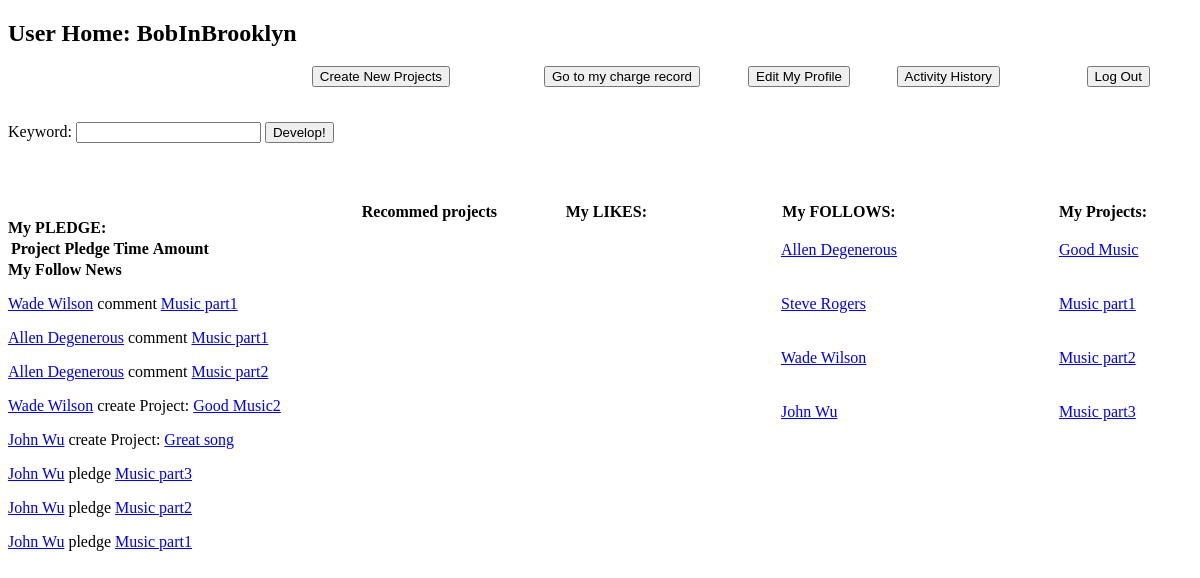
Page /php/home.php (signed in) on the committed database.
### tables this page shows
CREATE TABLE `PROJECT` (
  `projectname` varchar(100) NOT NULL,
  `loginname` varchar(40) NOT NULL,
  `description` varchar(4096) NOT NULL,
  `projectstatus` varchar(20) NOT NULL,	 
  `minfund` decimal(10,2) DEFAULT NULL,
  `maxfund` decimal(10,2) DEFAULT NULL,
  `posttime` DATETIME DEFAULT NULL,
  `endtime` DATETIME DEFAULT NULL,
  `plantime` DATETIME DEFAULT NULL,
  PRIMARY KEY (`projectname`),
  FOREIGN KEY (`loginname`) REFERENCES `USER` (`loginname`)
);

CREATE TABLE `FOLLOW` (
  `fname` varchar(40) NOT NULL,
  `bfname` varchar(40) NOT NULL,
  PRIMARY KEY (`fname`, `bfname`),
  FOREIGN KEY (`fname`) REFERENCES `USER` (`loginname`),
  FOREIGN KEY (`bfname`) REFERENCES `USER` (`loginname`)
);

CREATE TABLE `USER` (
  `loginname` varchar(40) NOT NULL,
  `username` varchar(40) NOT NULL,
  `password` varchar(100) NOT NULL,
  `say` varchar(255) DEFAULT NULL,
  `hometown` varchar(40) DEFAULT NULL,
  `interests` varchar(40) DEFAULT NULL,
  `creditcard` varchar(40) DEFAULT NULL,
  PRIMARY KEY (`loginname`)
);

CREATE TABLE `DISCUSS` (
  `projectname` varchar(100) NOT NULL,
  `loginname` varchar(40) NOT NULL,
  `commenttime` DATETIME NOT NULL,
  `content` varchar(4096) DEFAULT NULL,
  PRIMARY KEY (`projectname`, `loginname`, `commenttime`),
  FOREIGN KEY (`projectname`) REFERENCES `PROJECT` (`projectname`),
  FOREIGN KEY (`loginname`) REFERENCES `USER` (`loginname`)
);

CREATE TABLE `PLEDGE` (
  `loginname` varchar(40) NOT NULL,
  `projectname` varchar(100) NOT NULL,
  `pledgetime` DATETIME NOT NULL,
  `amount` decimal(10,2) DEFAULT NULL,
   
  PRIMARY KEY (`projectname`, `loginname`,`pledgetime`),
  FOREIGN KEY (`projectname`) REFERENCES `PROJECT` (`projectname`),
  FOREIGN KEY (`loginname`) REFERENCES `USER` (`loginname`)
);

### php/home.php (the view, shortened to what this page needs)
<!DOCTYPE html>
<html>
	<body>
	<?php
		echo "<h2>User Home: ".$_SESSION['loginname']."</h2>";
		$mysql_server_name="127.0.0.1:3306";
		$mysql_username="root";
		$mysql_password="root";
		$mysql_database="kickfounder";
		$con = new mysqli($mysql_server_name, $mysql_username, $mysql_password, $mysql_database);
		echo "<p id='newproject'><a href=\"./newproject.php\"><input type=\"button\" value=\"Create New Projects\"></input></a></p>";
		echo "<p id='charge'><a href=\"./charge.php\"><input type=\"button\" value=\"Go to my charge record\"></input></a></p>";
		echo "<p id='edit'><a href=\"./useredit.php\"><input type=\"button\" value=\"Edit My Profile\"></input></a></p>";
		echo "<p id='logout' ><a href=\"./logout.php\"><input type=\"button\" value=\"Log Out\"></input></a></p>";
		echo "<p id='acthistory'><a href=\"./acthistory.php\"><input type=\"button\" value=\"Activity History\"></input></a></p>";
		echo "<form action='browse.php' method='post' id='sertable'>";
		echo "<p>Keyword: <input type='text' name='keyword'>    ";
		echo "<input type='submit' value='Develop!',name='find'></p>";
		echo "</form>";
		$project_sql = "SELECT projectname FROM PROJECT WHERE loginname=\"".$_SESSION['loginname']."\"";
		$project_result = $con->query($project_sql);
		echo "<table id='mypro'><tr> <th>My Projects:</th></tr>";
		if ($project_result->num_rows > 0) {
			while($row = $project_result->fetch_assoc()) {
				echo "<tr><td><p><a href='displayproject.php?projectname=".$row["projectname"]."'>".$row["projectname"]."</a></p></td></tr>";
			}
		}
		echo "</table>";
		echo "<table id='mylike'><tr> <th>My LIKES:</th></tr>";
		echo "</table id='pledge'>";
		echo "<b>My PLEDGE:</b>";
		echo "<table><tr> <th>Project</th><th>Pledge Time</th><th>Amount</th></tr>";
		echo "</table>";
		$follow_sql = "SELECT * FROM FOLLOW, USER WHERE USER.loginname=FOLLOW.bfname AND fname=\"".$_SESSION['loginname']."\"";
		$follow_result = $con->query($follow_sql);
		echo "<table id='myfoll'><tr><th>My FOLLOWS:</th></tr>";
		if ($follow_result->num_rows > 0) {
			while($row = $follow_result->fetch_assoc()) {
				echo "<tr><td><p><a href='userpage.php?uloginname=".$row["bfname"]."'>".$row["username"]."</a></p></td></tr>";
			}
		}
		echo "</table>";
		$act_sql1 = "SELECT *
    FROM DISCUSS, `USER` WHERE USER.loginname=DISCUSS.loginname AND USER.loginname IN (
        SELECT bfname FROM FOLLOW WHERE fname=\"".$_SESSION['loginname']."\") ORDER BY commenttime DESC";
		$act_sql2 = "SELECT *
    FROM PROJECT, `USER` WHERE USER.loginname=PROJECT.loginname AND USER.loginname IN (
        SELECT bfname FROM FOLLOW WHERE fname=\"".$_SESSION['loginname']."\") ORDER BY posttime DESC";
		$act_sql3 = "SELECT *
	FROM PLEDGE, `USER` WHERE USER.loginname=PLEDGE.loginname AND USER.loginname IN (
        SELECT bfname FROM FOLLOW WHERE fname=\"".$_SESSION['loginname']."\") ORDER BY pledgetime DESC";
		$act_result1 = $con->query($act_sql1);
		$act_result2 = $con->query($act_sql2);
		$act_result3 = $con->query($act_sql3);
		echo "<b>My Follow News</b>";
		if ($act_result1->num_rows > 0) {
			$count=0;
			while($row = $act_result1->fetch_assoc()) {
				$count=$count + 1;
				if ($count > 3) {break;}
				echo "<p><a href='userpage.php?uloginname=".$row["loginname"]."'>".$row["username"]."</a> comment <a href='displayproject.php?projectname=".$row["projectname"]."'>".$row["projectname"]."</a></p>";
			}
		}
		if ($act_result2->num_rows > 0) {
			while($row = $act_result2->fetch_assoc()) {
				echo "<p><a href='userpage.php?uloginname=".$row["loginname"]."'>".$row["username"]."</a> create Project: <a href='displayproject.php?projectname=".$row["projectname"]."'>".$row["projectname"]."</a></p>";
			}
		}
		if ($act_result3->num_rows > 0) {
			$count=0;
			while($row = $act_result3->fetch_assoc()) {
				$count=$count + 1;
				if ($count > 3) {break;}
				echo "<p><a href='userpage.php?uloginname=".$row["loginname"]."'>".$row["username"]."</a> pledge <a href='displayproject.php?projectname=".$row["projectname"]."'>".$row["projectname"]."</a></p>";
			}
		}
		echo "<table id='myrecom'><tr> <th>Recommed projects</th></tr>";
		echo "</table>";
	?>
	</body>
</html>

### php/home.php (style rules this page uses)
#newproject { position:absolute; top: 50px; right: 750px; }
#charge { position:absolute; top: 50px; right: 500px; }
#edit { position:absolute; top: 50px; right: 350px; }
#logout { position:absolute; top: 50px; right: 50px; }
#acthistory { position:absolute; top: 50px; right: 200px; }
#mypro { position:absolute; top: 200px; right: 50px; }
#myfoll { position:absolute; top: 200px; right: 300px; }
#mylike { position:absolute; top: 200px; right: 550px; }
#sertable { margin:2cm 0cm 2cm 0cm; }
#myrecom { position:absolute; top: 200px; right: 700px; }

### rows in the picture
project: projectname "Good Music"
project: projectname "Music part1"
project: projectname "Music part2"
project: projectname "Music part3"
follow: bfname.username "Allen Degenerous"
follow: bfname.username "Steve Rogers"
follow: bfname.username "Wade Wilson"
follow: bfname.username "John Wu"
discuss: loginname.username "Wade Wilson", projectname "Music part1"
discuss: loginname.username "Allen Degenerous", projectname "Music part1"
discuss: loginname.username "Allen Degenerous", projectname "Music part2"
project: loginname.username "Wade Wilson", projectname "Good Music2"
project: loginname.username "John Wu", projectname "Great song"
pledge: loginname.username "John Wu", projectname "Music part3"
pledge: loginname.username "John Wu", projectname "Music part2"
pledge: loginname.username "John Wu", projectname "Music part1"

### other values in the picture
$_SESSION['loginname'] "BobInBrooklyn"
